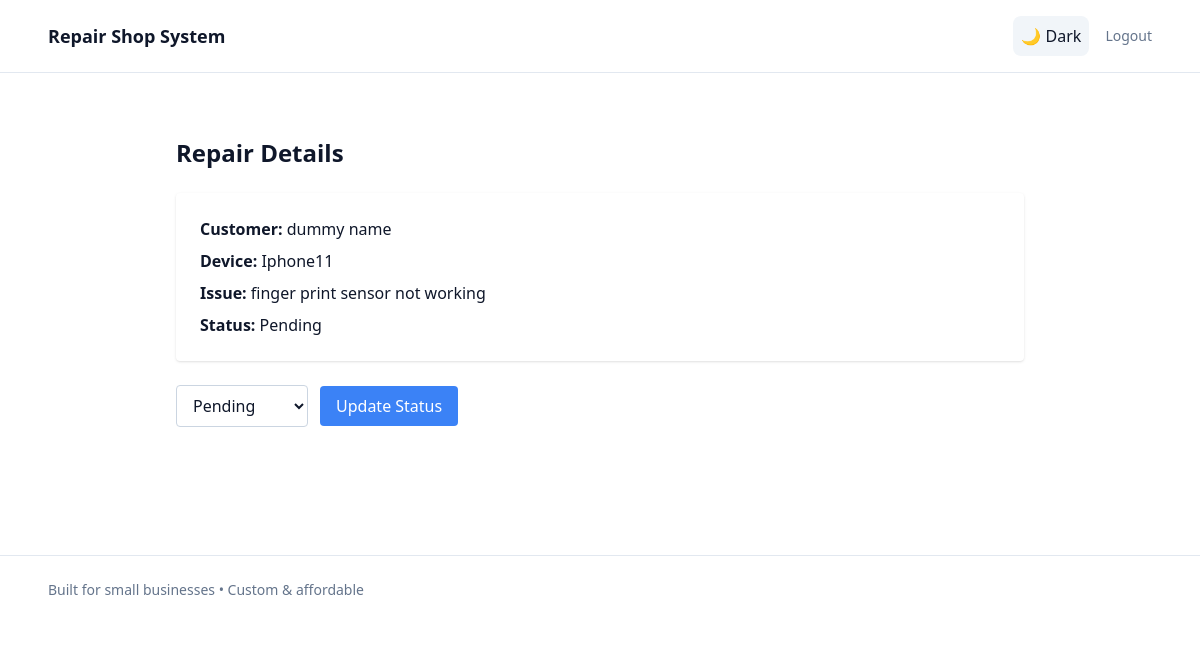
Before: /repairs/view/2 (signed in) with the older database file.
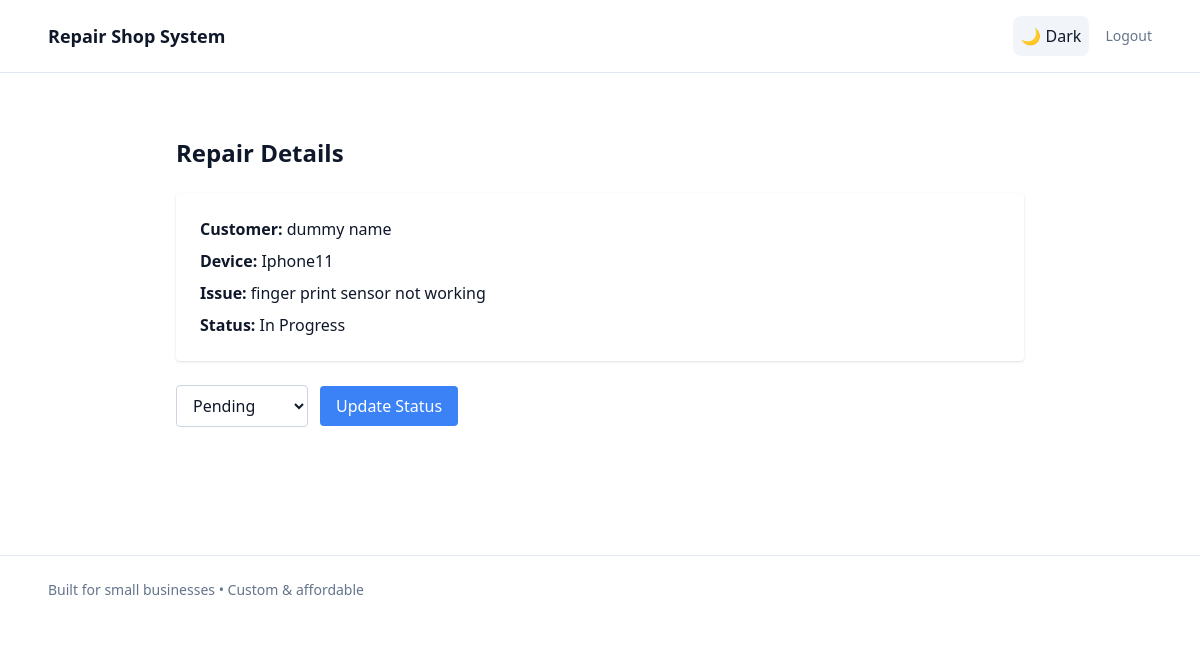
After: the same page with the newer database file.
### app/models.py (models this page shows)
class RepairOrder(db.Model):
    id = db.Column(db.Integer, primary_key=True)
    customer_id = db.Column(db.Integer, db.ForeignKey('customer.id'), nullable=False)
    device = db.Column(db.String(100), nullable=False)
    issue_description = db.Column(db.Text, nullable=False)
    status = db.Column(db.String(50), default='Pending')
    created_at = db.Column(db.DateTime, server_default=db.func.now())
    customer = db.relationship('Customer', backref=db.backref('repair_orders', lazy=True))

### app/routes/repair_order.py (the view)
@repair_bp.route("/view/<int:id>")
def view_repair(id):
    if "user_id" not in session:
        return redirect(url_for("auth.login"))
    repair = RepairOrder.query.get_or_404(id)
    return render_template("repairs/detail.html", repair=repair)

### app/templates/repairs/detail.html (shortened to what this page needs)
{% extends "base.html" %}
{% block content %}
<section class="max-w-4xl mx-auto px-6 py-16 space-y-6">
<h2 class="text-2xl font-semibold">Repair Details</h2>
<div class="bg-white dark:bg-slate-900 p-6 rounded shadow space-y-2">
<p><strong>Customer:</strong> {{ repair.customer.name }}</p>
<p><strong>Device:</strong> {{ repair.device }}</p>
<p><strong>Issue:</strong> {{ repair.issue_description }}</p>
<p><strong>Status:</strong> {{ repair.status }}</p>
</div>
<form method="post"
      action="{{ url_for('repair.update_repair_status', id=repair.id) }}"
      class="flex gap-3 items-center">
    <select name="status"
            class="px-3 py-2 rounded border
                   bg-white dark:bg-slate-900
                   border-slate-300 dark:border-slate-700">
        <option>Pending</option>
    </select>
    <button class="bg-blue-500 text-white px-4 py-2 rounded">
        Update Status
    </button>
</form>
</section>
{% endblock %}

Changed rows visible on the page:
changed RepairOrder "Iphone11": status "Pending" → "In Progress"
